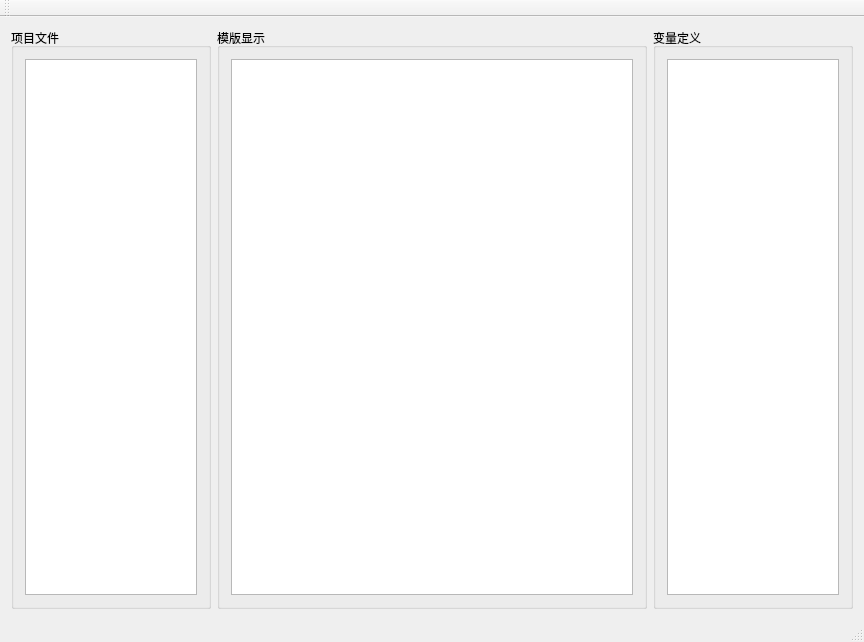
<?xml version="1.0" encoding="UTF-8"?>
<ui version="4.0">
 <class>DMSCGJ</class>
 <widget class="QMainWindow" name="DMSCGJ">
  <property name="geometry">
   <rect>
    <x>0</x>
    <y>0</y>
    <width>864</width>
    <height>642</height>
   </rect>
  </property>
  <property name="windowTitle">
   <string>DMSCGJ</string>
  </property>
  <widget class="QWidget" name="centralWidget">
   <layout class="QGridLayout" name="gridLayout">
    <item row="0" column="0">
     <widget class="QGroupBox" name="groupBox">
      <property name="minimumSize">
       <size>
        <width>200</width>
        <height>0</height>
       </size>
      </property>
      <property name="maximumSize">
       <size>
        <width>200</width>
        <height>16777215</height>
       </size>
      </property>
      <property name="title">
       <string>项目文件</string>
      </property>
      <layout class="QVBoxLayout" name="verticalLayout_4">
       <item>
        <widget class="QTreeView" name="treeView_filesView"/>
       </item>
      </layout>
     </widget>
    </item>
    <item row="0" column="1">
     <widget class="QGroupBox" name="groupBox_2">
      <property name="title">
       <string>模版显示</string>
      </property>
      <layout class="QVBoxLayout" name="verticalLayout_5">
       <item>
        <widget class="QTextEdit" name="textEdit_codeEdit"/>
       </item>
      </layout>
     </widget>
    </item>
    <item row="0" column="2">
     <widget class="QGroupBox" name="groupBox_3">
      <property name="minimumSize">
       <size>
        <width>200</width>
        <height>0</height>
       </size>
      </property>
      <property name="maximumSize">
       <size>
        <width>200</width>
        <height>16777215</height>
       </size>
      </property>
      <property name="title">
       <string>变量定义</string>
      </property>
      <layout class="QVBoxLayout" name="verticalLayout">
       <item>
        <widget class="QTableView" name="tableView_key_value"/>
       </item>
      </layout>
     </widget>
    </item>
   </layout>
  </widget>
  <widget class="QMenuBar" name="menuBar">
   <property name="geometry">
    <rect>
     <x>0</x>
     <y>0</y>
     <width>864</width>
     <height>24</height>
    </rect>
   </property>
  </widget>
  <widget class="QToolBar" name="mainToolBar">
   <attribute name="toolBarArea">
    <enum>TopToolBarArea</enum>
   </attribute>
   <attribute name="toolBarBreak">
    <bool>false</bool>
   </attribute>
  </widget>
  <widget class="QStatusBar" name="statusBar"/>
 </widget>
 <layoutdefault spacing="6" margin="11"/>
 <resources/>
 <connections/>
</ui>
